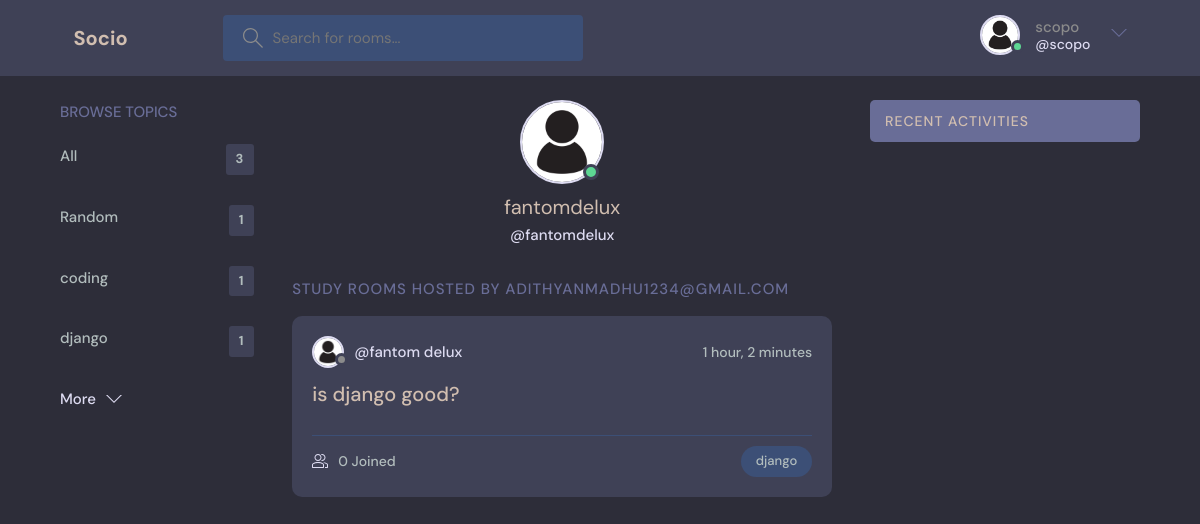
Screenshot of /profile/3 (signed in) with the database file from the repository.
### base/models.py (models this page shows, shortened)
class User(AbstractUser):
    name=models.CharField(max_length=200,null=True)
    email=models.EmailField(unique=True, null=True)
    bio=models.TextField(null=True)
    avatar= models.ImageField(null=True,default="pro.jpg")
    USERNAME_FIELD = 'email'
    REQUIRED_FIELDS=[]

class Topic (models.Model):
    name = models.CharField(max_length=200)
    def __str__(self):
        return self.name

class Room (models.Model):
    host = models.ForeignKey(User,  on_delete=models.SET_NULL, null=True)
    topic = models.ForeignKey(Topic, on_delete=models.SET_NULL, null=True)
    name=models.CharField(max_length=200)
    description=models.TextField(null=True, blank=True)
    participants = models.ManyToManyField(User,related_name='participants')
    update = models.DateTimeField(auto_now=True)
    created=models.DateTimeField(auto_now_add=True)
    class Meta:
        ordering= ['-update', '-created']

### base/views.py (the view)
# urls.py: path('profile/<str:pk>',views.userProfile,name='user-profile'),
def userProfile(request,pk):
    user=User.objects.get(id=pk)
    rooms=user.room_set.all()
    room_messages = user.message_set.all()
    topics=Topic.objects.all()
    context={'user':user,'rooms':rooms,'room_messages':room_messages,'topics':topics}
    return render(request,'base/profile.html',context)

### base/templates/base/profile.html (shortened to what this page needs)
{% extends 'main.html' %} {% block content %}
{% load static %}
  <main class="profile-page layout layout--3">
    <div class="container">
      <div class="topics">
        {% include 'base/topics_comp.html' %}
      </div>
      <div class="roomList">
        <div class="profile">
          <div class="profile__avatar">
            <div class="avatar avatar--large active">
              <img src="{% static 'images/pro.jpg' %}" />
            </div>
          </div>
          <div class="profile__info">
            <h3>{{user.username}}</h3>
            <p>@{{user.username}}</p>
          </div>
        </div>
        <div class="roomList__header">
          <div>
            <h2>Study Rooms Hosted by {{request.user }}</a>
            </h2>
          </div>
        </div>
        {% include 'base/feed_comp.html' %}
      </div>
      {% include 'base/activity_comp.html' %}
    </div>
  </main>
  {% endblock %}

### templates/navbar.html (shortened to what this page needs)
{% load static %}
<header class="header header--loggedIn">
    <div class="container">
      <a href="{% url 'HOME' %}" class="header__logo">
        <h1>Socio</h1>
      </a>
      <form class="header__search" method="GET" action="{% url 'HOME' %}">
        <label>
          <input name="q" placeholder="Search for rooms..." />
        </label>
      </form>
      <nav class="header__menu">
        {% if request.user.is_authenticated %}
        <div class="header__user">
          <a href="{% url 'user-profile' request.user.id %}">
            <div class="avatar avatar--medium active">
              <img src="{% static 'images/pro.jpg' %}" />
            </div>
            <p>{{request.user.username}}<span>@{{request.user.username}}</span></p>
          </a>
          <button class="dropdown-button">
            <svg version="1.1" xmlns="http://www.w3.org/2000/svg" width="32" height="32" viewBox="0 0 32 32">
              <title>chevron-down</title>
              <path d="M16 21l-13-13h-3l16 16 16-16h-3l-13 13z"></path>
            </svg>
          </button>
        </div>
        {% else %}
        <a href="{% url 'login' %}">
          <img src="./assets/avatar.svg" />
          <p>Login</p>
        </a>
        {% endif %}
      </nav>
    </div>
  </header>

### base/templates/base/topics_comp.html
    <div class="topics">
      <div class="topics__header">
        <h2>Browse Topics</h2>
      </div>
      <ul class="topics__list">
        <li>
          <a href="{% url 'HOME' %}">All <span>{{topics.count}}</span></a>
        </li>
        {% for topic in topics %}
        <li>
          <a href="{% url 'HOME' %}?q={{topic.name}}">{{topic.name}} <span>{{topic.room_set.all.count}}</span> </a>
        </li>
        {% endfor %}
      </ul>
      <a class="btn btn--link" href="{% url 'topics' %}">
        More
        <svg
          version="1.1"
          xmlns="http://www.w3.org/2000/svg"
          width="32"
          height="32"
          viewBox="0 0 32 32"
        >
          <title>chevron-down</title>
          <path d="M16 21l-13-13h-3l16 16 16-16h-3l-13 13z"></path>
        </svg>
      </a>
    </div>

### base/templates/base/feed_comp.html (shortened to what this page needs)
{% load static%} {% for room in rooms %}
<div class="roomListRoom">
  <div class="roomListRoom__header">
    <a
      href="{% url 'user-profile' room.host.id %}"
      class="roomListRoom__author"
    >
      <div class="avatar avatar--small">
        <img src="{% static 'images/pro.jpg' %}" />
      </div>
      <span>@{{room.host.name}}</span>
    </a>
    <div class="roomListRoom__actions">
      <span>{{room.created|timesince}}</span>
    </div>
  </div>
  <div class="roomListRoom__content">
    <a href="{% url 'room' room.id %}">{{room.name}}</a>
  </div>
  <div class="roomListRoom__meta">
    <a href="room.html" class="roomListRoom__joined">
      {{room.participants.count}} Joined
    </a>
    <p class="roomListRoom__topic">{{room.topic}}</p>
  </div>
</div>
{% endfor %}

### rows the page displays
User: user.username "scopo", user "ADITHYANMADHU1234@GMAIL.COM"
Topic: name "Random", room_set.all.count "1"
Topic: name "coding", room_set.all.count "1"
Topic: name "django", room_set.all.count "1"
User: username "fantomdelux"
Room: host.name "fantom delux", created "1 hour, 2 minutes", name "is django good?", participants.count "0", topic "django"

### other values shown
{{ topics.count }} "3"
